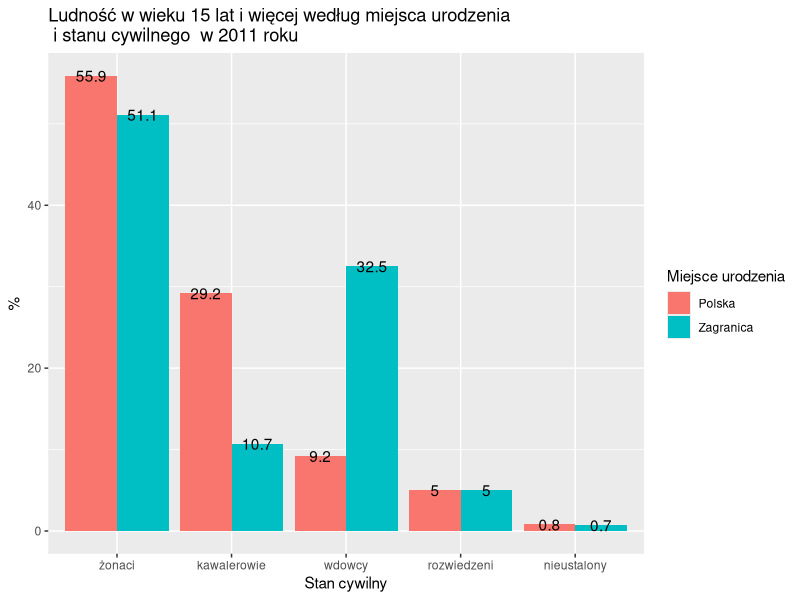

This chart was generated by the following R code:
## ---- chunk 1
knitr::opts_chunk$set(echo = TRUE)
## ---- chunk 2
library(ggplot2)
library(dplyr)
data = read.csv('dane.csv', header = T)

ordering <- data %>% filter(miejsce_urodzenia == 'Polska') %>% arrange(desc(procent)) %>% pull(stan_cywilny)
dogde = 0.9

ggplot(data, aes(x = stan_cywilny, y = procent, fill = miejsce_urodzenia)) + 
 geom_bar(stat = 'identity', position = position_dodge(width = dogde)) +
  geom_text(aes(label = procent), position = position_dodge(width = dogde)) +
  scale_x_discrete(limits = ordering) +
  ylab('%') + 
  xlab('Stan cywilny') + 
  guides(fill=guide_legend(title="Miejsce urodzenia")) + 
  ggtitle('Ludność w wieku 15 lat i więcej według miejsca urodzenia \n i stanu cywilnego  w 2011 roku')

